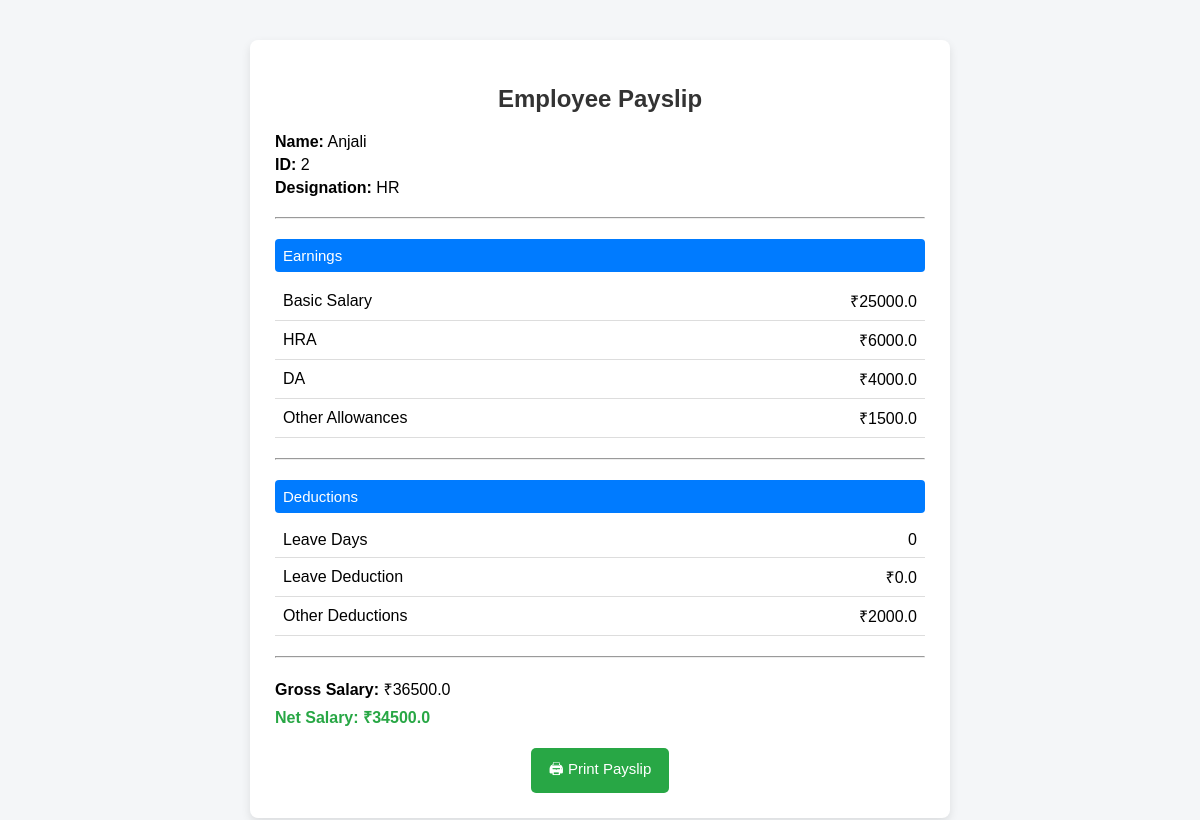
Screenshot of /payslip_view/2/ with the database file from the repository.
### payslip_system/models.py (models this page shows, shortened)
class Employee(models.Model):
    employee_id = models.CharField(max_length=25,unique=True)
    employee_name = models.CharField(max_length=100)
    designation = models.CharField(max_length=100)
    basic_salary = models.FloatField()

class Salary(models.Model):
    employee = models.OneToOneField(Employee,on_delete=models.CASCADE)
    hra = models.FloatField()
    da = models.FloatField()
    other_allowance = models.FloatField()
    deduction = models.FloatField()
    leave_days = models.IntegerField(default=0)
    def leave_deduction(self):
        return (self.employee.basic_salary / 30) * self.leave_days
    def gross_salary(self):
        return self.employee.basic_salary + self.hra + self.da + self.other_allowance
    def net_salary(self):
        return self.gross_salary() - self.deduction - self.leave_deduction()

### payslip_system/views.py (the view)
# urls.py: path("payslip_view/<int:emp_id>/",views.payslip_view, name='payslip_view'),
def payslip_view(request, emp_id):
    employee = get_object_or_404(Employee, id=emp_id)
    salary = get_object_or_404(Salary, employee=employee)
    return render(request, 'payslip.html', {
        'employee': employee,
        'salary': salary
    })

### payslip_system/templates/payslip.html (shortened to what this page needs)
<!DOCTYPE html>
<html lang="en">
<head>
</head>
<body>
<div class="payslip-container">
    <h2>Employee Payslip</h2>
    <div class="employee-info">
        <p><b>Name:</b> {{ employee.employee_name }}</p>
        <p><b>ID:</b> {{ employee.employee_id }}</p>
        <p><b>Designation:</b> {{ employee.designation }}</p>
    </div>
    <hr>
    <div class="section-title">Earnings</div>
    <table>
        <tr>
            <td>Basic Salary</td>
            <td class="right">₹{{ employee.basic_salary }}</td>
        </tr>
        <tr>
            <td>HRA</td>
            <td class="right">₹{{ salary.hra }}</td>
        </tr>
        <tr>
            <td>DA</td>
            <td class="right">₹{{ salary.da }}</td>
        </tr>
        <tr>
            <td>Other Allowances</td>
            <td class="right">₹{{ salary.other_allowance }}</td>
        </tr>
    </table>
    <hr>
    <div class="section-title">Deductions</div>
    <table>
        <tr>
            <td>Leave Days</td>
            <td class="right">{{ salary.leave_days }}</td>
        </tr>
        <tr>
            <td>Leave Deduction</td>
            <td class="right">₹{{ salary.leave_deduction }}</td>
        </tr>
        <tr>
            <td>Other Deductions</td>
            <td class="right">₹{{ salary.deduction }}</td>
        </tr>
    </table>
    <hr>
    <div class="summary">
        <p><b>Gross Salary:</b> ₹{{ salary.gross_salary }}</p>
        <p class="net-salary">Net Salary: ₹{{ salary.net_salary }}</p>
    </div>
    <button class="print-btn" onclick="window.print()">🖨 Print Payslip</button>
</div>
</body>
</html>

### payslip_system/templates/payslip.html (style rules this page uses)
body { font-family: Arial, sans-serif; background-color: #f4f6f8; margin: 0; padding: 0; }
.payslip-container { width: 650px; margin: 40px auto; background: #ffffff; padding: 25px; border-radius: 8px; box-shadow: 0 4px 10px rgba(0, 0, 0, 0.1); }
h2 { text-align: center; margin-bottom: 20px; color: #333; }
.employee-info p { margin: 5px 0; }
hr { margin: 20px 0; }
.section-title { background-color: #007bff; color: #ffffff; padding: 8px; border-radius: 4px; font-size: 15px; }
table { width: 100%; border-collapse: collapse; margin-top: 10px; }
table td { padding: 8px; border-bottom: 1px solid #ddd; }
.right { text-align: right; }
.summary p { font-size: 16px; margin: 6px 0; }
.net-salary { font-size: 18px; font-weight: bold; color: #28a745; }
.print-btn { display: block; margin: 20px auto 0; padding: 10px 18px; font-size: 15px; background-color: #28a745; color: white; border: none; border-radius: 5px; cursor: pointer; }

### rows the page displays
Employee: employee_name "Anjali", employee_id "2", designation "HR", basic_salary "25000.0"
Salary: hra "6000.0", da "4000.0", other_allowance "1500.0", leave_days "0", leave_deduction "0.0", deduction "2000.0", gross_salary "36500.0", net_salary "34500.0"
